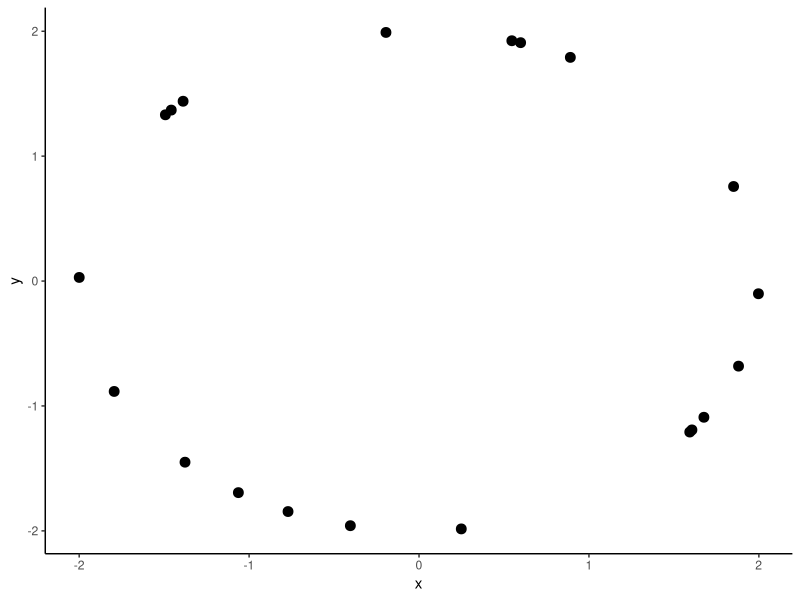
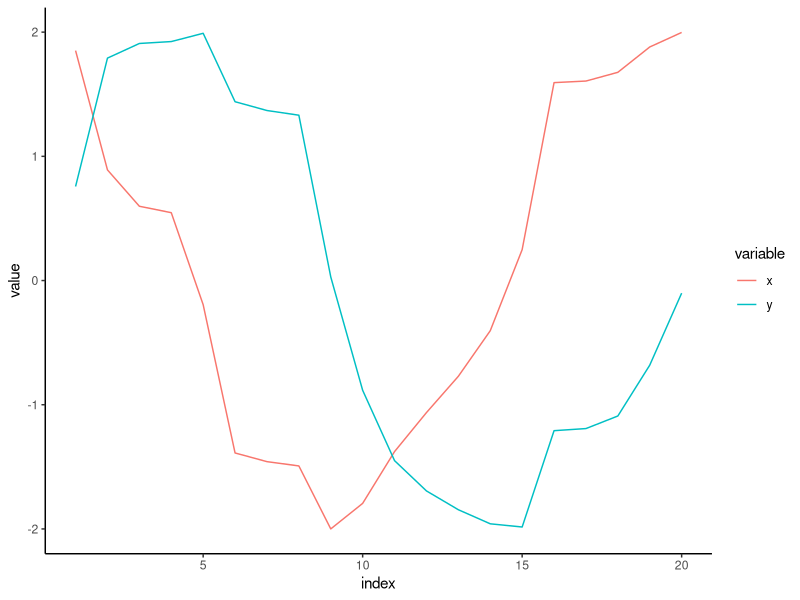
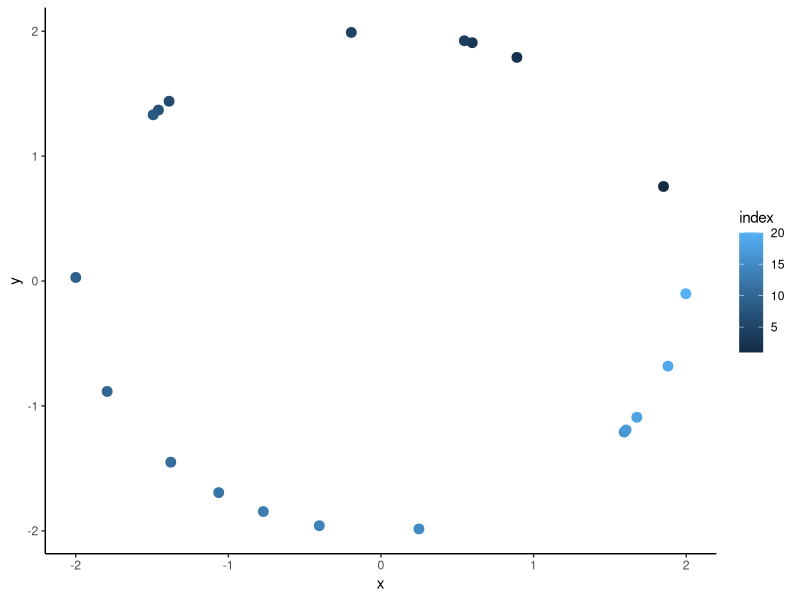
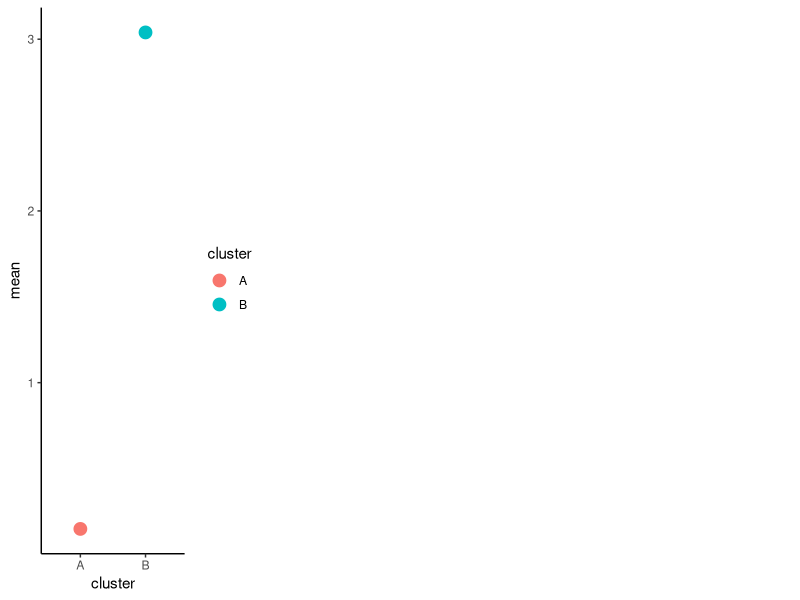
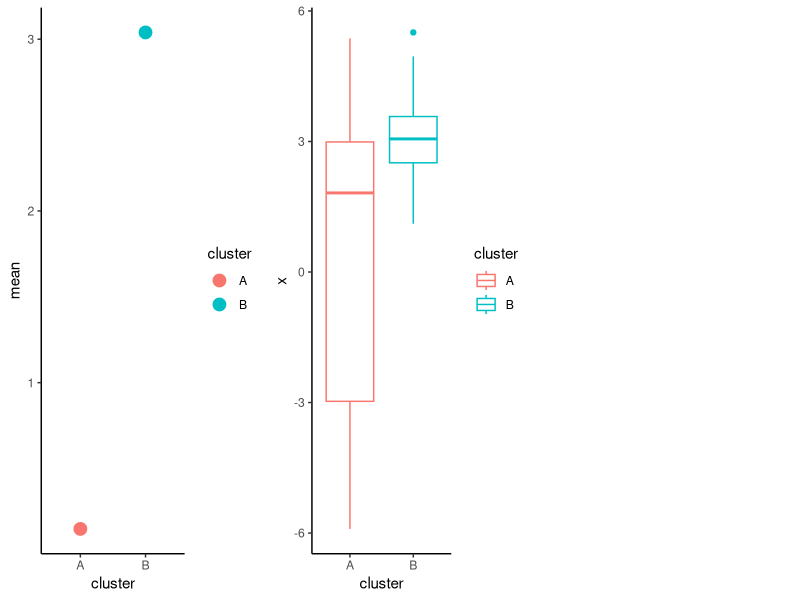
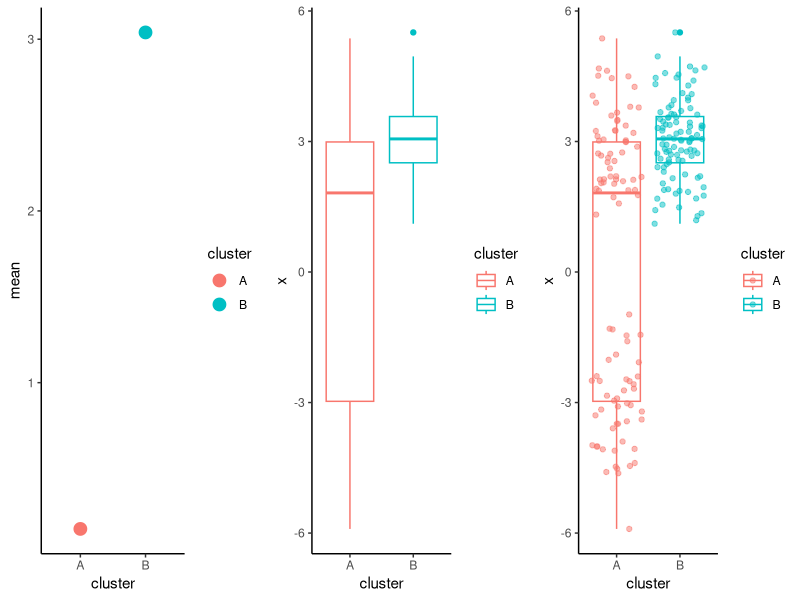

Reproduce these figures in R, in order.
## ---- chunk 1
library(tidyverse)
set.seed(0)
t <- sort(runif(20, 0, 2*pi))
x <- 2*cos(t)
y <- 2*sin(t)
df <- data.frame(x, y)
## ---- chunk 2
knitr::kable(round(df[1:10, ], 3), format = 'html')
## ---- chunk 3
knitr::kable(round(df[11:20, ], 3), format = 'html')
## ---- chunk 4
mean(x)
mean(y)
cor(x, y)
## ---- chunk 5
df %>%
  ggplot(aes(x, y)) + 
  geom_point(size=3) + 
  theme_classic()
## ---- chunk 6
df %>%
  mutate(index = 1:n()) %>%
  gather(variable, value, -index) %>%
  ggplot(aes(index, value, col = variable)) + 
  geom_line() + 
  theme_classic()
## ---- chunk 7
df %>%
  mutate(index = 1:n()) %>%
  ggplot(aes(x, y, col=index)) + 
  geom_point(size=3) + 
  theme_classic()
## ---- chunk 8
n <- 100
x1 <- ifelse(rbinom(n, 1, 0.5) == 0, rnorm(n, 3), rnorm(n, -3))
x2 <- rnorm(n, 3)
cluster <- 
df <- data.frame(x = c(x1, x2), cluster = c(rep("A", n), rep("B", n))) 

p1 <- df %>%
  group_by(cluster) %>%
  summarise(mean = mean(x)) %>%
  ggplot(aes(cluster, mean, col=cluster)) + 
  geom_point(size=4) +
  theme_classic()

p2 <- df %>%
  ggplot(aes(cluster, x, col=cluster)) + 
  geom_boxplot() +
  theme_classic()


p3 <- df %>%
  ggplot(aes(cluster, x, col=cluster)) + 
  geom_boxplot() +
  geom_jitter(alpha = 0.5) +
  theme_classic()
## ---- chunk 9
gridExtra::grid.arrange(p1, ncol=3)
## ---- chunk 10
gridExtra::grid.arrange(p1, p2, ncol=3)
## ---- chunk 11
gridExtra::grid.arrange(p1, p2, p3, ncol=3)
